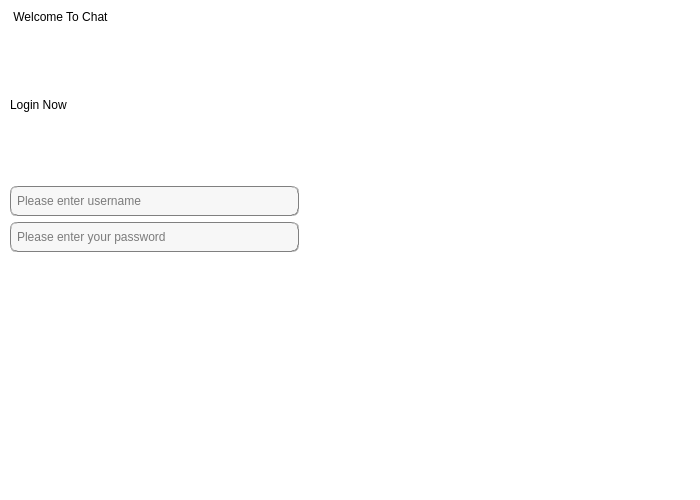
<?xml version="1.0" encoding="UTF-8"?>
<ui version="4.0">
 <class>client</class>
 <widget class="QMainWindow" name="client">
  <property name="geometry">
   <rect>
    <x>0</x>
    <y>0</y>
    <width>700</width>
    <height>500</height>
   </rect>
  </property>
  <property name="minimumSize">
   <size>
    <width>700</width>
    <height>500</height>
   </size>
  </property>
  <property name="maximumSize">
   <size>
    <width>700</width>
    <height>500</height>
   </size>
  </property>
  <property name="windowTitle">
   <string>client</string>
  </property>
  <property name="styleSheet">
   <string notr="true">background-color: rgb(255, 255, 255);</string>
  </property>
  <widget class="QWidget" name="centralwidget">
   <property name="minimumSize">
    <size>
     <width>700</width>
     <height>457</height>
    </size>
   </property>
   <property name="maximumSize">
    <size>
     <width>700</width>
     <height>457</height>
    </size>
   </property>
   <widget class="QLabel" name="backgroundLabel">
    <property name="geometry">
     <rect>
      <x>309</x>
      <y>10</y>
      <width>430</width>
      <height>530</height>
     </rect>
    </property>
    <property name="sizePolicy">
     <sizepolicy hsizetype="Preferred" vsizetype="Expanding">
      <horstretch>0</horstretch>
      <verstretch>0</verstretch>
     </sizepolicy>
    </property>
    <property name="minimumSize">
     <size>
      <width>430</width>
      <height>530</height>
     </size>
    </property>
    <property name="maximumSize">
     <size>
      <width>430</width>
      <height>530</height>
     </size>
    </property>
    <property name="styleSheet">
     <string notr="true">border-image: url(:/icon/blue.png);</string>
    </property>
    <property name="text">
     <string/>
    </property>
   </widget>
   <widget class="QWidget" name="layoutWidget">
    <property name="geometry">
     <rect>
      <x>10</x>
      <y>10</y>
      <width>327</width>
      <height>414</height>
     </rect>
    </property>
    <layout class="QVBoxLayout" name="verticalLayout_2">
     <item>
      <widget class="QLabel" name="welcomeLabel">
       <property name="styleSheet">
        <string notr="true">font: 87 20pt &quot;Arial Black&quot;;</string>
       </property>
       <property name="text">
        <string> Welcome To Chat</string>
       </property>
      </widget>
     </item>
     <item>
      <spacer name="verticalSpacer">
       <property name="orientation">
        <enum>Qt::Vertical</enum>
       </property>
       <property name="sizeHint" stdset="0">
        <size>
         <width>20</width>
         <height>48</height>
        </size>
       </property>
      </spacer>
     </item>
     <item>
      <widget class="QLabel" name="loginNowLabel">
       <property name="styleSheet">
        <string notr="true">font: 87 20pt &quot;Arial Black&quot;;</string>
       </property>
       <property name="text">
        <string>Login Now</string>
       </property>
      </widget>
     </item>
     <item>
      <spacer name="verticalSpacer_2">
       <property name="orientation">
        <enum>Qt::Vertical</enum>
       </property>
       <property name="sizeHint" stdset="0">
        <size>
         <width>20</width>
         <height>48</height>
        </size>
       </property>
      </spacer>
     </item>
     <item>
      <layout class="QVBoxLayout" name="verticalLayout">
       <item>
        <widget class="QLineEdit" name="userNameLineEdit">
         <property name="minimumSize">
          <size>
           <width>289</width>
           <height>30</height>
          </size>
         </property>
         <property name="maximumSize">
          <size>
           <width>289</width>
           <height>30</height>
          </size>
         </property>
         <property name="styleSheet">
          <string notr="true">background-color: rgb(247, 247, 247);
border:1px groove gray;border-radius:
7px;padding:2px 4px;
font: 10pt &quot;Candara&quot;;</string>
         </property>
         <property name="placeholderText">
          <string>Please enter username</string>
         </property>
        </widget>
       </item>
       <item>
        <widget class="QLineEdit" name="passwordLineEdit">
         <property name="minimumSize">
          <size>
           <width>289</width>
           <height>30</height>
          </size>
         </property>
         <property name="maximumSize">
          <size>
           <width>289</width>
           <height>30</height>
          </size>
         </property>
         <property name="styleSheet">
          <string notr="true">background-color: rgb(247, 247, 247);
border:1px groove gray;border-radius:
7px;padding:2px 4px;
font: 10pt &quot;Candara&quot;;</string>
         </property>
         <property name="echoMode">
          <enum>QLineEdit::Password</enum>
         </property>
         <property name="placeholderText">
          <string>Please enter your password</string>
         </property>
        </widget>
       </item>
      </layout>
     </item>
     <item>
      <spacer name="verticalSpacer_3">
       <property name="orientation">
        <enum>Qt::Vertical</enum>
       </property>
       <property name="sizeHint" stdset="0">
        <size>
         <width>20</width>
         <height>28</height>
        </size>
       </property>
      </spacer>
     </item>
     <item>
      <layout class="QHBoxLayout" name="horizontalLayout">
       <item>
        <widget class="QPushButton" name="registerPushButton">
         <property name="minimumSize">
          <size>
           <width>80</width>
           <height>30</height>
          </size>
         </property>
         <property name="maximumSize">
          <size>
           <width>80</width>
           <height>30</height>
          </size>
         </property>
         <property name="styleSheet">
          <string notr="true">background-color: qlineargradient(spread:pad, x1:0.52, y1:1, x2:0.54, y2:0, 
stop:0.0112994 rgba(64, 145, 252, 255), 
stop:1 rgba(255, 255, 255, 255));
color: rgb(255, 255, 255);
 
border:0px groove gray;border-radius:
7px;padding:2px 4px;
font: 14pt &quot;Candara&quot;;</string>
         </property>
         <property name="text">
          <string>Sign up</string>
         </property>
        </widget>
       </item>
       <item>
        <spacer name="horizontalSpacer">
         <property name="orientation">
          <enum>Qt::Horizontal</enum>
         </property>
         <property name="sizeHint" stdset="0">
          <size>
           <width>40</width>
           <height>20</height>
          </size>
         </property>
        </spacer>
       </item>
       <item>
        <widget class="QPushButton" name="loginPushButton">
         <property name="minimumSize">
          <size>
           <width>80</width>
           <height>30</height>
          </size>
         </property>
         <property name="maximumSize">
          <size>
           <width>80</width>
           <height>30</height>
          </size>
         </property>
         <property name="styleSheet">
          <string notr="true">background-color: qlineargradient(spread:pad, x1:0.52, y1:1, x2:0.54, y2:0, 
stop:0.0112994 rgba(64, 145, 252, 255), 
stop:1 rgba(255, 255, 255, 255));
color: rgb(255, 255, 255);
 
border:0px groove gray;border-radius:
7px;padding:2px 4px;
font: 14pt &quot;Candara&quot;;</string>
         </property>
         <property name="text">
          <string>Sign In</string>
         </property>
        </widget>
       </item>
      </layout>
     </item>
     <item>
      <spacer name="verticalSpacer_4">
       <property name="orientation">
        <enum>Qt::Vertical</enum>
       </property>
       <property name="sizeHint" stdset="0">
        <size>
         <width>20</width>
         <height>68</height>
        </size>
       </property>
      </spacer>
     </item>
    </layout>
   </widget>
  </widget>
  <widget class="QMenuBar" name="menubar">
   <property name="geometry">
    <rect>
     <x>0</x>
     <y>0</y>
     <width>700</width>
     <height>26</height>
    </rect>
   </property>
  </widget>
  <widget class="QStatusBar" name="statusbar"/>
 </widget>
 <resources/>
 <connections/>
</ui>
